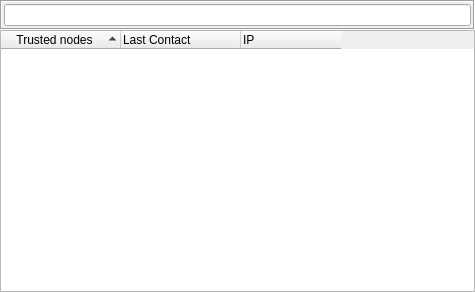
<?xml version="1.0" encoding="UTF-8"?>
<ui version="4.0">
 <class>FriendList</class>
 <widget class="QWidget" name="FriendList">
  <property name="geometry">
   <rect>
    <x>0</x>
    <y>0</y>
    <width>475</width>
    <height>292</height>
   </rect>
  </property>
  <layout class="QVBoxLayout" name="verticalLayout">
   <property name="spacing">
    <number>0</number>
   </property>
   <property name="leftMargin">
    <number>0</number>
   </property>
   <property name="topMargin">
    <number>0</number>
   </property>
   <property name="rightMargin">
    <number>0</number>
   </property>
   <property name="bottomMargin">
    <number>0</number>
   </property>
   <item>
    <widget class="QFrame" name="titleBarFrame">
     <property name="frameShape">
      <enum>QFrame::Box</enum>
     </property>
     <property name="frameShadow">
      <enum>QFrame::Sunken</enum>
     </property>
     <layout class="QHBoxLayout" name="horizontalLayout">
      <property name="spacing">
       <number>3</number>
      </property>
      <property name="leftMargin">
       <number>2</number>
      </property>
      <property name="topMargin">
       <number>2</number>
      </property>
      <property name="rightMargin">
       <number>2</number>
      </property>
      <property name="bottomMargin">
       <number>2</number>
      </property>
      <item>
       <widget class="LineEditClear" name="filterLineEdit"/>
      </item>
     </layout>
    </widget>
   </item>
   <item>
    <widget class="RSTreeWidget" name="peerTreeWidget">
     <property name="contextMenuPolicy">
      <enum>Qt::CustomContextMenu</enum>
     </property>
     <property name="sortingEnabled">
      <bool>true</bool>
     </property>
     <property name="allColumnsShowFocus">
      <bool>true</bool>
     </property>
     <property name="expandsOnDoubleClick">
      <bool>false</bool>
     </property>
     <property name="columnCount">
      <number>3</number>
     </property>
     <attribute name="headerDefaultSectionSize">
      <number>120</number>
     </attribute>
     <attribute name="headerStretchLastSection">
      <bool>false</bool>
     </attribute>
     <column>
      <property name="text">
       <string>Trusted nodes</string>
      </property>
      <property name="textAlignment">
       <set>AlignCenter</set>
      </property>
     </column>
     <column>
      <property name="text">
       <string>Last Contact</string>
      </property>
     </column>
     <column>
      <property name="text">
       <string>IP</string>
      </property>
     </column>
    </widget>
   </item>
  </layout>
  <action name="actionHideOfflineFriends">
   <property name="checkable">
    <bool>true</bool>
   </property>
   <property name="text">
    <string>Hide Offline Friends</string>
   </property>
  </action>
  <action name="actionShowState">
   <property name="checkable">
    <bool>true</bool>
   </property>
   <property name="text">
    <string>Show State</string>
   </property>
   <property name="toolTip">
    <string>Show State</string>
   </property>
  </action>
  <action name="actionShowGroups">
   <property name="checkable">
    <bool>true</bool>
   </property>
   <property name="text">
    <string>Show Groups</string>
   </property>
   <property name="toolTip">
    <string>Show Groups</string>
   </property>
  </action>
  <action name="actionExportFriendlist">
   <property name="text">
    <string>export friendlist</string>
   </property>
   <property name="toolTip">
    <string>export your friendlist including groups</string>
   </property>
  </action>
  <action name="actionImportFriendlist">
   <property name="text">
    <string>import friendlist</string>
   </property>
   <property name="toolTip">
    <string>import your friendlist including groups</string>
   </property>
  </action>
 </widget>
 <customwidgets>
  <customwidget>
   <class>LineEditClear</class>
   <extends>QLineEdit</extends>
   <header location="global">gui/common/LineEditClear.h</header>
  </customwidget>
  <customwidget>
   <class>RSTreeWidget</class>
   <extends>QTreeWidget</extends>
   <header>gui/common/RSTreeWidget.h</header>
  </customwidget>
 </customwidgets>
 <resources/>
 <connections/>
</ui>
